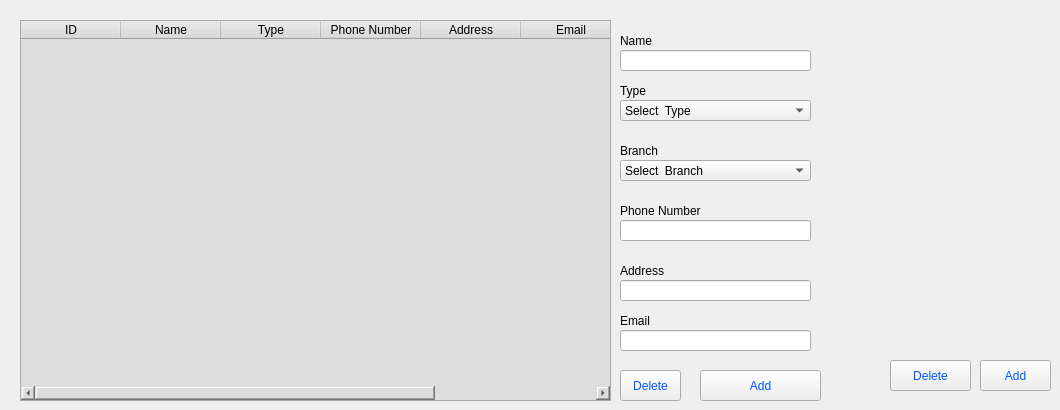
    <widget class="QWidget" name="Employee_tab">
     <attribute name="title">
      <string>Employees</string>
     </attribute>
     <widget class="QComboBox" name="Employee_type_drop_3">
      <property name="geometry">
       <rect>
        <x>620</x>
        <y>100</y>
        <width>191</width>
        <height>21</height>
       </rect>
      </property>
      <property name="styleSheet">
       <string notr="true">font: 75 10pt &quot;Century Gothic&quot;;</string>
      </property>
      <item>
       <property name="text">
        <string>Select  Type</string>
       </property>
      </item>
      <item>
       <property name="text">
        <string>Administration</string>
       </property>
      </item>
      <item>
       <property name="text">
        <string>Logistics</string>
       </property>
      </item>
      <item>
       <property name="text">
        <string>Academics</string>
       </property>
      </item>
      <item>
       <property name="text">
        <string>Finance</string>
       </property>
      </item>
      <item>
       <property name="text">
        <string>Teacher</string>
       </property>
      </item>
     </widget>
     <widget class="QPushButton" name="add_Branch_btn_3">
      <property name="geometry">
       <rect>
        <x>980</x>
        <y>360</y>
        <width>71</width>
        <height>31</height>
       </rect>
      </property>
      <property name="styleSheet">
       <string notr="true">color: rgb(0, 85, 255);</string>
      </property>
      <property name="text">
       <string>Add</string>
      </property>
     </widget>
     <widget class="QLineEdit" name="Employee_name_3">
      <property name="geometry">
       <rect>
        <x>620</x>
        <y>50</y>
        <width>191</width>
        <height>21</height>
       </rect>
      </property>
      <property name="styleSheet">
       <string notr="true">color: rgb(0, 85, 255);</string>
      </property>
      <property name="text">
       <string/>
      </property>
     </widget>
     <widget class="QPushButton" name="delete_Branch_btn_3">
      <property name="geometry">
       <rect>
        <x>890</x>
        <y>360</y>
        <width>81</width>
        <height>31</height>
       </rect>
      </property>
      <property name="styleSheet">
       <string notr="true">color: rgb(0, 85, 255);</string>
      </property>
      <property name="text">
       <string>Delete</string>
      </property>
     </widget>
     <widget class="QLineEdit" name="Employee_Phone_btn">
      <property name="geometry">
       <rect>
        <x>620</x>
        <y>220</y>
        <width>191</width>
        <height>21</height>
       </rect>
      </property>
      <property name="styleSheet">
       <string notr="true">color: rgb(0, 85, 255);</string>
      </property>
      <property name="text">
       <string/>
      </property>
     </widget>
     <widget class="QTableWidget" name="employee_table_widget">
      <property name="geometry">
       <rect>
        <x>20</x>
        <y>20</y>
        <width>591</width>
        <height>381</height>
       </rect>
      </property>
      <property name="styleSheet">
       <string notr="true">font: 10pt &quot;Century Gothic&quot;;
background-color: rgb(221, 221, 221);
font: 75 12pt &quot;Century Gothic&quot;;
font: 75 10pt &quot;Century Gothic&quot;;
font: 48pt &quot;Century Gothic&quot;;
font: 75 10pt &quot;Century Gothic&quot;;
font: 75 10pt &quot;Century Gothic&quot;;</string>
      </property>
      <column>
       <property name="text">
        <string>ID</string>
       </property>
      </column>
      <column>
       <property name="text">
        <string>Name</string>
       </property>
      </column>
      <column>
       <property name="text">
        <string>Type</string>
       </property>
      </column>
      <column>
       <property name="text">
        <string>Phone Number</string>
       </property>
      </column>
      <column>
       <property name="text">
        <string>Address</string>
       </property>
      </column>
      <column>
       <property name="text">
        <string>Email</string>
       </property>
      </column>
      <column>
       <property name="text">
        <string>Branch</string>
       </property>
      </column>
     </widget>
     <widget class="QLineEdit" name="Employee_Email_btn">
      <property name="geometry">
       <rect>
        <x>620</x>
        <y>330</y>
        <width>191</width>
        <height>21</height>
       </rect>
      </property>
      <property name="styleSheet">
       <string notr="true">color: rgb(0, 85, 255);</string>
      </property>
      <property name="text">
       <string/>
      </property>
     </widget>
     <widget class="QLabel" name="label_35">
      <property name="geometry">
       <rect>
        <x>620</x>
        <y>30</y>
        <width>131</width>
        <height>21</height>
       </rect>
      </property>
      <property name="styleSheet">
       <string notr="true">font: 75 10pt &quot;Century Gothic&quot;;</string>
      </property>
      <property name="text">
       <string>Name</string>
      </property>
     </widget>
     <widget class="QLabel" name="label_49">
      <property name="geometry">
       <rect>
        <x>620</x>
        <y>200</y>
        <width>131</width>
        <height>21</height>
       </rect>
      </property>
      <property name="styleSheet">
       <string notr="true">font: 75 10pt &quot;Century Gothic&quot;;</string>
      </property>
      <property name="text">
       <string>Phone Number</string>
      </property>
     </widget>
     <widget class="QLabel" name="label_42">
      <property name="geometry">
       <rect>
        <x>620</x>
        <y>310</y>
        <width>131</width>
        <height>21</height>
       </rect>
      </property>
      <property name="styleSheet">
       <string notr="true">font: 75 12pt &quot;Century Gothic&quot;;
font: 75 10pt &quot;Century Gothic&quot;;</string>
      </property>
      <property name="text">
       <string>Email</string>
      </property>
     </widget>
     <widget class="QComboBox" name="Employee_branch_drop">
      <property name="geometry">
       <rect>
        <x>620</x>
        <y>160</y>
        <width>191</width>
        <height>21</height>
       </rect>
      </property>
      <property name="styleSheet">
       <string notr="true">font: 75 10pt &quot;Century Gothic&quot;;
font: 75 10pt &quot;Century Gothic&quot;;</string>
      </property>
      <item>
       <property name="text">
        <string>Select  Branch</string>
       </property>
      </item>
     </widget>
     <widget class="QLabel" name="label_50">
      <property name="geometry">
       <rect>
        <x>620</x>
        <y>140</y>
        <width>131</width>
        <height>21</height>
       </rect>
      </property>
      <property name="styleSheet">
       <string notr="true">font: 75 12pt &quot;Century Gothic&quot;;
font: 75 10pt &quot;Century Gothic&quot;;</string>
      </property>
      <property name="text">
       <string>Branch</string>
      </property>
     </widget>
     <widget class="QPushButton" name="employee_delete_btn">
      <property name="geometry">
       <rect>
        <x>620</x>
        <y>370</y>
        <width>61</width>
        <height>31</height>
       </rect>
      </property>
      <property name="styleSheet">
       <string notr="true">color: rgb(0, 85, 255);
font: 75 10pt &quot;Century Gothic&quot;;</string>
      </property>
      <property name="text">
       <string>Delete</string>
      </property>
     </widget>
     <widget class="QPushButton" name="add_employee_btn">
      <property name="geometry">
       <rect>
        <x>700</x>
        <y>370</y>
        <width>121</width>
        <height>31</height>
       </rect>
      </property>
      <property name="styleSheet">
       <string notr="true">color: rgb(0, 85, 255);
font: 75 10pt &quot;Century Gothic&quot;;</string>
      </property>
      <property name="text">
       <string>Add</string>
      </property>
     </widget>
     <widget class="QLabel" name="label_60">
      <property name="geometry">
       <rect>
        <x>620</x>
        <y>260</y>
        <width>131</width>
        <height>21</height>
       </rect>
      </property>
      <property name="styleSheet">
       <string notr="true">font: 75 12pt &quot;Century Gothic&quot;;
font: 75 10pt &quot;Century Gothic&quot;;</string>
      </property>
      <property name="text">
       <string>Address</string>
      </property>
     </widget>
     <widget class="QLineEdit" name="Employee_Address_btn_2">
      <property name="geometry">
       <rect>
        <x>620</x>
        <y>280</y>
        <width>191</width>
        <height>21</height>
       </rect>
      </property>
      <property name="styleSheet">
       <string notr="true">color: rgb(0, 85, 255);</string>
      </property>
      <property name="text">
       <string/>
      </property>
     </widget>
     <widget class="QLabel" name="label_36">
      <property name="geometry">
       <rect>
        <x>620</x>
        <y>80</y>
        <width>131</width>
        <height>21</height>
       </rect>
      </property>
      <property name="styleSheet">
       <string notr="true">font: 75 10pt &quot;Century Gothic&quot;;</string>
      </property>
      <property name="text">
       <string>Type</string>
      </property>
     </widget>
    </widget>
